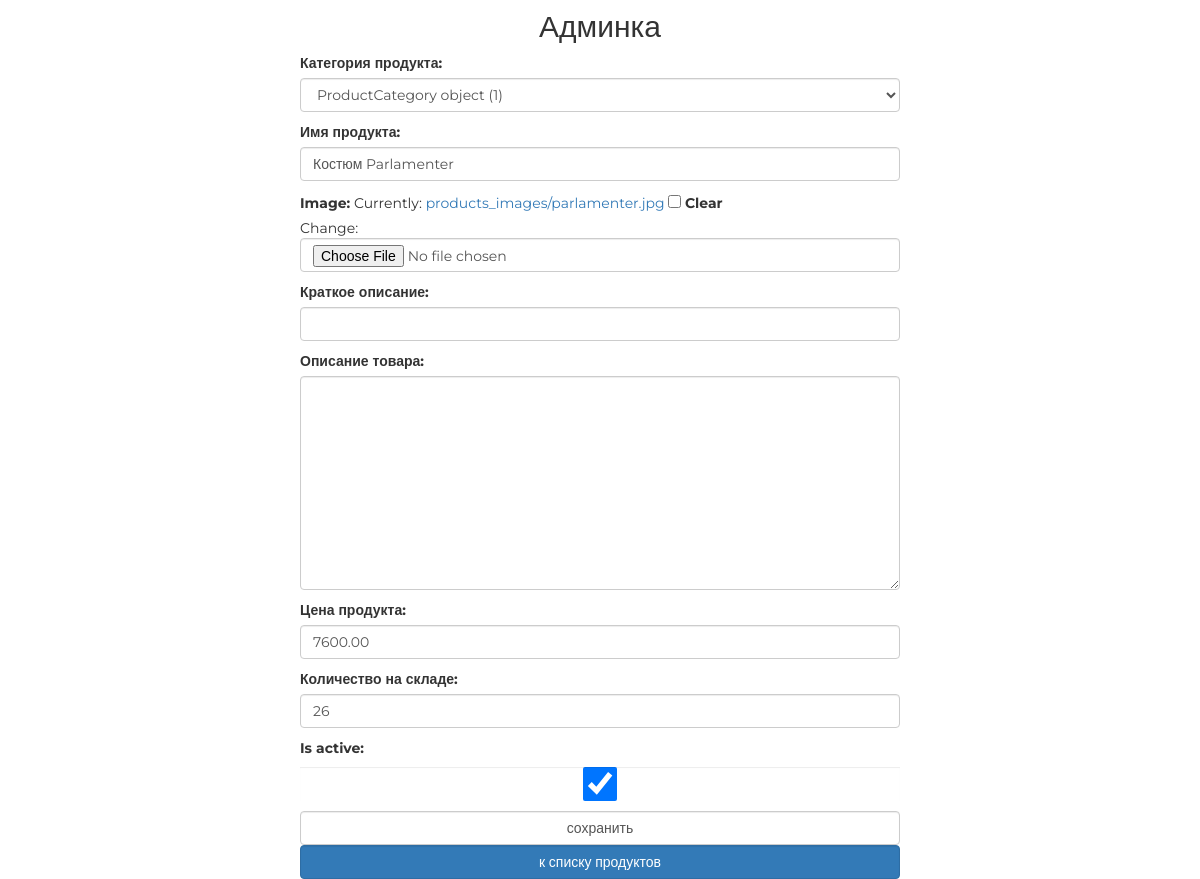
/my/admin/product/update/1/ (signed in), run on the app's committed database.
### mainapp/models.py (models this page shows, shortened)
class Product(models.Model):
    category = models.ForeignKey(ProductCategory, verbose_name='категория продукта', on_delete=models.CASCADE)
    name = models.CharField('имя продукта', max_length=128)
    image = models.ImageField(upload_to='products_images', blank=True)
    short_desc = models.CharField('краткое описание', max_length=64, blank=True)
    desc = models.TextField('описание товара', blank=True)
    price = models.DecimalField('цена продукта', max_digits=8, decimal_places=2, default=0)
    quantity = models.PositiveIntegerField('количество на складе', default=0)
    is_active = models.BooleanField(db_index=True, default=True)

### adminapp/views.py (the view, shortened to what this page needs)
# urls.py: path('product/update/<int:pk>/', adminapp.ProductUpdateView.as_view(), name='product_update'),
class ProductUpdateView(SuperUserOnlyMixin, PageTitleMixin, UpdateView):
    model = Product
    form_class = AdminProductUpdateForm
    def get_context_data(self, **kwargs):
        context = super().get_context_data(**kwargs)
        context['title'] = 'Продукты/редактирование'
        context['object'] = self.get_object()
        return context

### adminapp/forms.py
class AdminProductUpdateForm(forms.ModelForm):
    class Meta:
        model = Product
        fields = '__all__'
    def __init__(self, *args, **kwargs):
        super().__init__(*args, **kwargs)
        for field_name, field in self.fields.items():
            field.widget.attrs['class'] = 'form-control'

### adminapp/views.py (called while the page is built)
    @method_decorator(user_passes_test(lambda x: x.is_superuser))
    def dispatch(self, request, *args, **kwargs):
        return super().dispatch(request, *args, **kwargs)

    def get_context_data(self, **kwargs):
        context = super().get_context_data(**kwargs)
        context['title'] = self.page_title
        return context

### basketapp/context_processors.py (called while the page is built)
def basket(request):
    if request.user.is_authenticated:
        basket = request.user.basket.select_related().all()
    else:
        basket = []
    return {
        'basket':basket,
    }

### mainapp/context_processors.py (called while the page is built)
def menu(request):
    menu = ProductCategory.objects.filter(is_active=True)
    return {
        'categories': menu,
    }

### adminapp/templates/mainapp/product_form.html (shortened to what this page needs)
{% extends 'adminapp/base.html' %}
{% load static %}
{% block container %}
    <div class="new_category_form">
        <form class="form-horizontal" method="post" enctype="multipart/form-data">
            {{ form.as_p }}
            <input class="form-control" type="submit" value="сохранить">
        </form>
        <a href="{% url 'my_admin:category_products' object.category.pk %}"
           class="btn btn-primary form-control last">
            к списку продуктов
        </a>
    </div>
{% endblock %}

### static/css/style.css (style rules this page uses)
* { margin: 0; padding: 0; }
body { font-family: 'Montserrat', sans-serif; }
html, body { height: 100%; }
.new_category_form { margin: 0 auto; width: 600px; }

### data on the page
Product: category "ProductCategory object (1)", name "Костюм Parlamenter", price "7600.00", quantity "26", is_active "☑"
